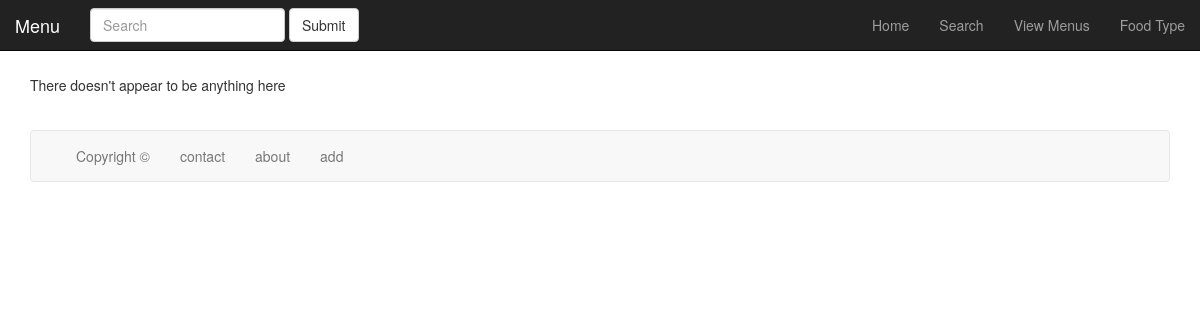
Page /menus/type/2 on the earlier database version.
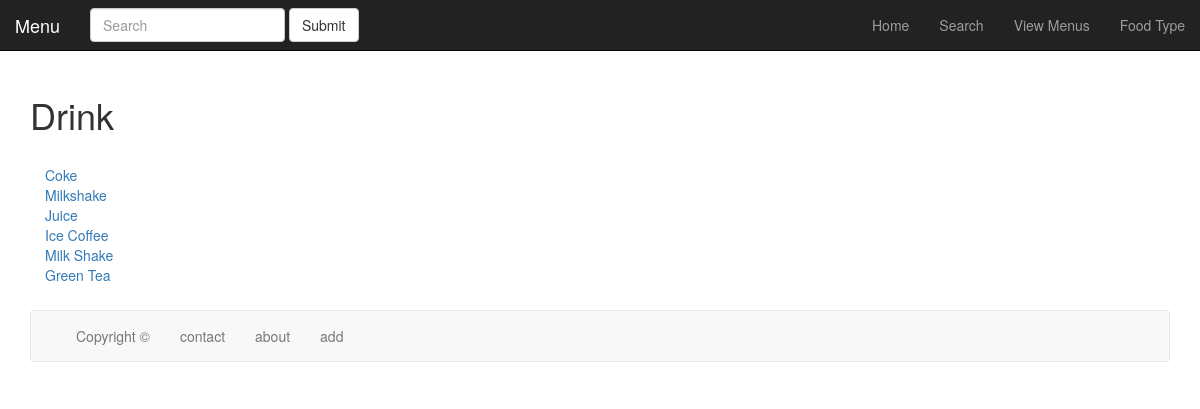
Same page on the later database version.
### menu/models.py (models this page shows, shortened)
class FoodType(models.Model): #Food Types don't inherit anything, contains single attribute with many to many rel.
    type = models.CharField(max_length=30, default='')
    def __str__(self):
        return self.type
    class Meta:
        verbose_name = 'Category for Food Type'
        verbose_name_plural = 'Category for Food Type'

class abstractMenuItem(models.Model):
    createdOn = models.DateField('Published On', null=True, blank=True) #Disables Requirement of CreatedOn
    createdBy = models.CharField(max_length=30,default='', null=True, blank=True)#Remove blank/null for required
    logo = models.ImageField(upload_to=uploadPath, blank=True, editable=True, verbose_name='logo')
    rating = models.IntegerField(default=0, validators=[MinValueValidator(0), MaxValueValidator(5)])
    isActive = models.BooleanField(default=True)
    class Meta: #Abstract model, models that inherit this abstractClass do not share data on the same table
        abstract = True

class FoodItem(abstractMenuItem):
    menuName = models.ForeignKey(Menu, default=None)
    dishName = models.CharField(max_length=30,default='')
    type = models.ManyToManyField(FoodType, default=None)
    uploadPath = 'foodLogo/'

### menu/views.py (the view)
# urls.py: url(r'^menus/food/type/(?P<t_id>\d+)', 'menu.views.render_browse_type_food'),
def render_browse_type_food(request,t_id):
    fetchFood = FoodItem.objects.filter(type__id=t_id)
    foodType = FoodType.objects.get(id=t_id)
    context = {'foodsAsType':fetchFood,'foodType':foodType}
    return render_to_response("food.html",context)

### menu/templates/food.html (shortened to what this page needs)
{% extends 'header.html' %}
{% load staticfiles %}
{% block page %}
    {% if foodTypes %}
        {% for f in foodTypes %}
            <div class="col-sm-5">
                <a href="/menus/type/{{ f.id }}">{{ f.type }}</a>
            </div>
        {% endfor %}
    {% elif foodsAsType %}
        <h1> {{ foodType }} </h1>
        {% for f in foodsAsType %}
             <div class="col-sm-5">
                <a href="/menus/food/{{ f.id }}">{{ f.dishName }}</a>
            </div>
            <br/>
        {% endfor %}
    {% else %}
        <p> There doesn't appear to be anything here</p>
    {% endif %}
{% endblock %}

Differences in the rows shown:
now on this page (row edited): FoodType: type "Drink"
added FoodItem: dishName "Coke"
added FoodItem: dishName "Milkshake"
added FoodItem: dishName "Juice"
added FoodItem: dishName "Ice Coffee"
added FoodItem: dishName "Milk Shake"
added FoodItem: dishName "Green Tea"
Other differences:
text no longer shown: "There doesn't appear to be anything here"
